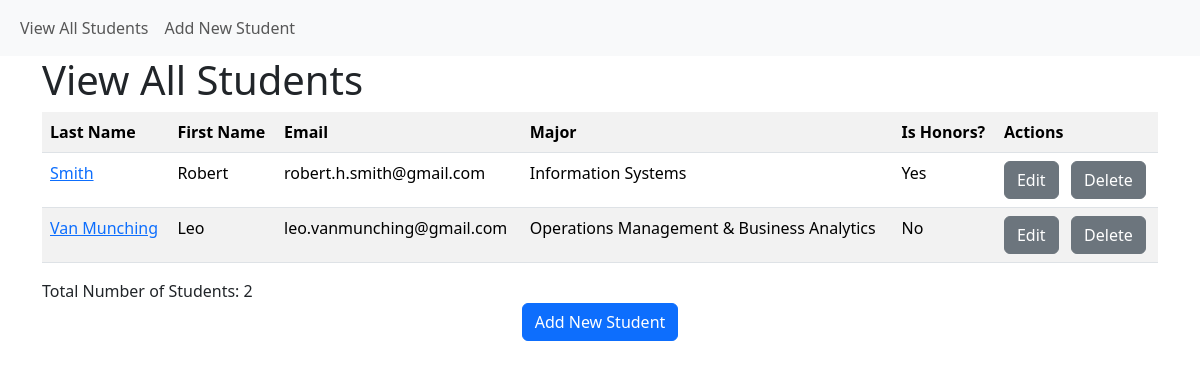
Screenshot of /student/view with the database file from the repository.
### models.py (models this page shows, shortened)
class Student(db.Model):
    __tablename__ = "student"
    student_id = db.Column(db.Integer, primary_key=True)
    first_name = db.Column(db.String(30), nullable=False)
    last_name = db.Column(db.String(50), nullable=False)
    email = db.Column(db.String(100), nullable=False)
    major_id = db.Column(db.Integer, db.ForeignKey('major.major_id'))
    birth_date = db.Column(db.DateTime, nullable=False)
    num_credits_completed = db.Column(db.Integer, nullable=False)
    gpa = db.Column(db.Float, nullable=False)
    is_honors = db.Column(db.Boolean, nullable=False)

class Major(db.Model):
    __tablename__ = "major"
    major_id = db.Column(db.Integer, primary_key=True)
    major = db.Column(db.String(30), nullable=False)
    students = db.relationship('Student', backref='students')

### app.py (the view)
@app.route('/student/view')
def student_view_all():
    students = Student.query.outerjoin(Major, Student.major_id == Major.major_id) \
        .add_entity(Major) \
        .order_by(Student.last_name, Student.first_name) \
        .all()
    return render_template('student_view_all.html', students=students)

### templates/student_view_all.html (shortened to what this page needs)
{% extends "base.html" %}
{% block page_head %}
    View All Students
{% endblock %}
{% block page_content %}
    <div class="row">
        <div class="col">
            <table class="table table-striped">
                <tr>
                    <th>Last Name</th>
                    <th>First Name</th>
                    <th>Email</th>
                    <th>Major</th>
                    <th>Is Honors?</th>
                    <th>Actions</th>
                </tr>
                {% for each_student, each_major in students %}
                    <tr>
                        <td>
                            <a href="{{ url_for('student_view', student_id=each_student['student_id']) }}">{{ each_student['last_name'] }}</a>
                        </td>
                        <td>{{ each_student['first_name'] }}</td>
                        <td>{{ each_student['email'] }}</td>
                        <td>{{ each_major['major'] }}</td>
                        <td>{{ 'Yes' if each_student['is_honors'] == 1 else 'No' }}</td>
                        <td>
                            <a href="{{ url_for('student_edit', student_id=each_student['student_id']) }}"
                               class="btn btn-secondary" role="button">Edit</a>
                            <a href="{{ url_for('student_delete', student_id=each_student['student_id']) }}"
                               class="btn btn-secondary" role="button">Delete</a>
                        </td>
                    </tr>
                {% endfor %}
            </table>
        </div>
    </div>
    <div class="row">
        <div class="col">
            Total Number of Students: {{ students|length }}
        </div>
    </div>
    <div class="row">
        <div class="col text-center">
            <a href="{{ url_for('student_create') }}" class="btn btn-primary" role="button">Add New Student</a>
        </div>
    </div>
{% endblock %}

### templates/base.html (shortened to what this page needs)
<!DOCTYPE html>
<html lang="en">
  <head>
    <link href="https://cdn.jsdelivr.net/npm/bootstrap@5.3.3/dist/css/bootstrap.min.css" rel="stylesheet">
    </head>
  <body>
  <nav class="navbar navbar-expand-lg navbar-light bg-light">
  <div class="container-fluid">
    <div class="collapse navbar-collapse" id="navbarSupportedContent">
      <ul class="navbar-nav me-auto mb-2 mb-lg-0">
        <li class="nav-item">
          <a class="nav-link" href="{{ url_for('student_view_all') }}">View All Students</a>
        </li>
        <li class="nav-item">
          <a class="nav-link" href="{{ url_for('student_create') }}">Add New Student</a>
        </li>
      </ul>
    </div>
  </div>
</nav>
    <div class="container">
        <h1>{% block page_head %}{% endblock %}</h1>
        {% block page_content %}{% endblock %}
    </div>
  </body>
</html>

### rows the page displays
Student: last_name "Smith", first_name "Robert", email "robert.h.smith@gmail.com", major "Information Systems", is_honors "Yes"
Student: last_name "Van Munching", first_name "Leo", email "leo.vanmunching@gmail.com", major "Operations Management & Business Analytics", is_honors "No"

### other values shown
{{ students|length }} "2"
